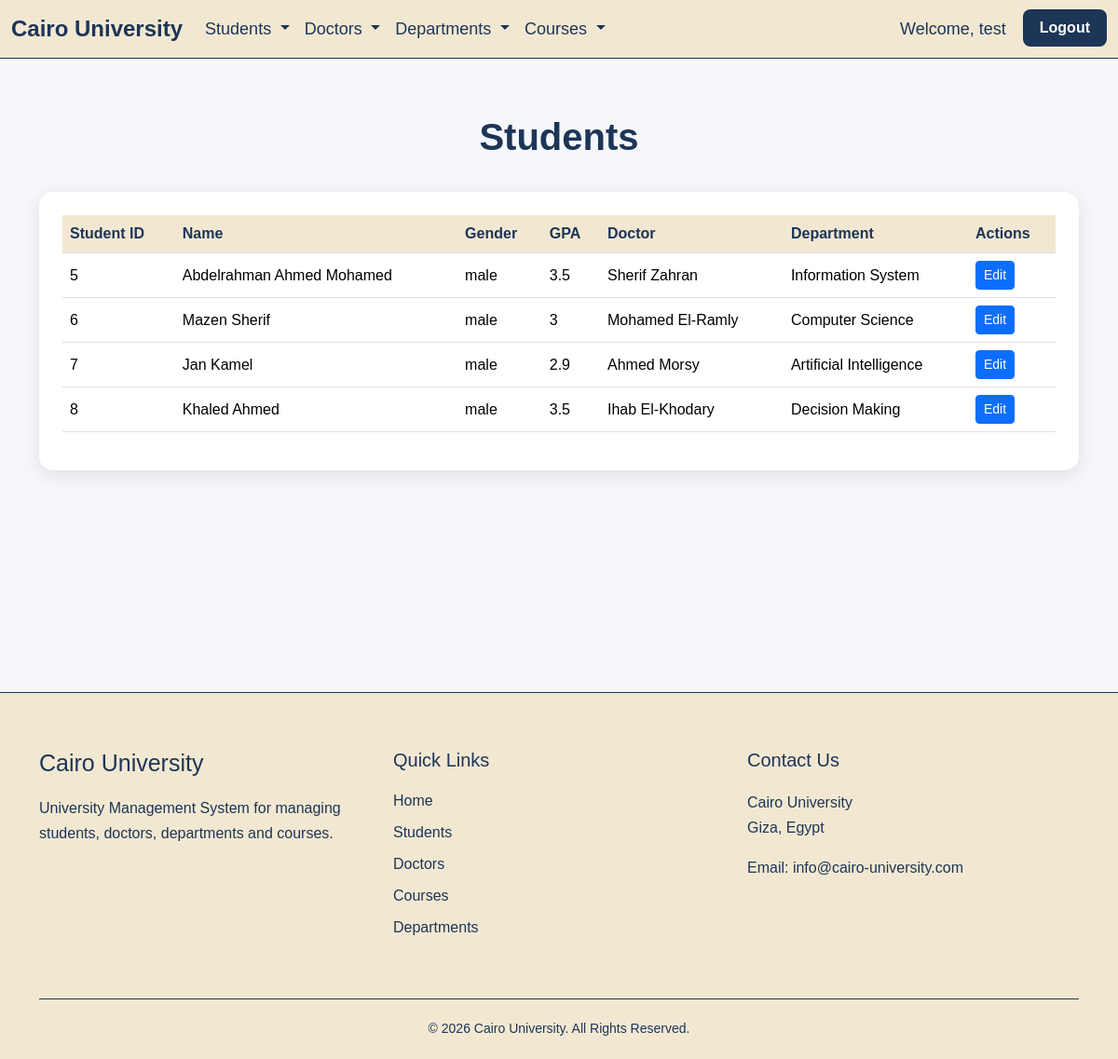
The page /pages/view-students.php (signed in) on the database its author committed.
### tables this page shows
CREATE TABLE `students` (
  `student_id` int(11) NOT NULL,
  `student_name` varchar(100) NOT NULL,
  `student_gender` enum('male','female') DEFAULT NULL,
  `gpa` float DEFAULT NULL,
  `doctor_id` int(11) DEFAULT NULL,
  `department_id` int(11) DEFAULT NULL
);

CREATE TABLE `doctors` (
  `doctor_id` int(11) NOT NULL,
  `doctor_name` varchar(100) NOT NULL,
  `doctor_gender` enum('male','female') DEFAULT NULL,
  `department_id` int(11) DEFAULT NULL
);

CREATE TABLE `departments` (
  `department_id` int(11) NOT NULL,
  `department_name` varchar(100) NOT NULL,
  `department_code` varchar(7) DEFAULT NULL
);

### auth/auth.php (called while the page is built, shortened)
<?php
function hasRole($role)
{
    return isset($_SESSION['role']) &&
           $_SESSION['role'] == $role;
}
function isAdminOrSubAdmin()
{
    return hasRole('admin') || hasRole('sub_admin');
}
?>

### pages/view-students.php (the view, shortened to what this page needs)
<?php
include("../config/database.php");
$sql = "SELECT
            students.student_id,
            students.student_name,
            students.student_gender,
            students.gpa,
            doctors.doctor_name,
            departments.department_name
        FROM students
        LEFT JOIN doctors
            ON students.doctor_id = doctors.doctor_id
        LEFT JOIN departments
            ON students.department_id = departments.department_id";
$result = mysqli_query($connection, $sql);
?>
<!DOCTYPE html>
<html lang="en">
<head>
    <link
        href="https://cdn.jsdelivr.net/npm/bootstrap@5.3.8/dist/css/bootstrap.min.css"
        rel="stylesheet">
    <link rel="stylesheet" href="../css/style.css">
</head>
<body>
    <?php include('../includes/navbar.php'); ?>
    <section class="view-section">
        <div class="container">
            <h1 class="page-title">
                Students
            </h1>
            <div class="table-container">
                <table class="table table-hover">
                    <thead>
                        <tr>
                            <th>Student ID</th>
                            <th>Name</th>
                            <th>Gender</th>
                            <th>GPA</th>
                            <th>Doctor</th>
                            <th>Department</th>
                            <th>Actions</th>
                        </tr>
                    </thead>
                    <tbody>
                        <?php
                        while ($student = mysqli_fetch_assoc($result)) {
                        ?>
                            <tr>
                                <td>
                                    <?php echo $student['student_id']; ?>
                                </td>
                                <td>
                                    <?php echo $student['student_name']; ?>
                                </td>
                                <td>
                                    <?php echo $student['student_gender']; ?>
                                </td>
                                <td>
                                    <?php echo $student['gpa']; ?>
                                </td>
                                <td>
                                    <?php echo $student['doctor_name']; ?>
                                </td>
                                <td>
                                    <?php echo $student['department_name']; ?>
                                </td>
                                <td>
                                    <?php if (isAdminOrSubAdmin()) { ?>
                                        <a
                                            href="edit-student.php?id=<?php echo $student['student_id']; ?>"
                                            class="btn btn-primary btn-sm">
                                            Edit
                                        </a>
                                    <?php } ?>
                                </td>
                            </tr>
                        <?php
                        }
                        ?>
                    </tbody>
                </table>
            </div>
        </div>
    </section>
<?php include("../includes/footer.php")?>
</body>
</html>

### css/style.css (style rules this page uses)
body { margin: 0; font-family: Arial, sans-serif; }
.view-section { background-color: #f5f7fa; min-height: 85vh; padding: 60px 0; }
.page-title { color: #1D3557; text-align: center; font-size: 40px; font-weight: bold; margin-bottom: 35px; }
.table-container { background-color: white; padding: 25px; border-radius: 15px; box-shadow: 0 5px 20px rgba(0, 0, 0, 0.1); }
.table thead th { background-color: #F2E8D2; color: #1D3557; font-weight: bold; }
.table tbody td { vertical-align: middle; }

### rows shown on the page
students: student_id "5", student_name "Abdelrahman Ahmed Mohamed", student_gender "male", gpa "3.5", doctor.doctor_name "Sherif Zahran", department.department_name "Information System"
students: student_id "6", student_name "Mazen Sherif", student_gender "male", gpa "3", doctor.doctor_name "Mohamed El-Ramly", department.department_name "Computer Science"
students: student_id "7", student_name "Jan Kamel", student_gender "male", gpa "2.9", doctor.doctor_name "Ahmed Morsy", department.department_name "Artificial Intelligence"
students: student_id "8", student_name "Khaled Ahmed", student_gender "male", gpa "3.5", doctor.doctor_name "Ihab El-Khodary", department.department_name "Decision Making"

### other values the page prints
$_SESSION['username'] "test"
